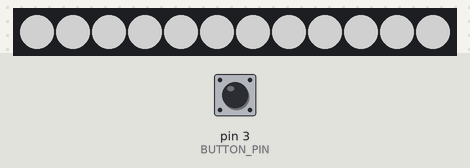
The sketch below on a simulated Arduino Uno, built with avr-gcc and run on an emulated ATmega328P. Parts: 12 RGB LEDs in strip order, left to right. Inputs (shaded band) come from the test bench; at power-on: pin 3 (BUTTON_PIN) HIGH. Dim RGB values are drawn brighter than linear; EEPROM starts erased.

Above: at 1.2 s.
1.3 s: pin 3 (BUTTON_PIN) pulled LOW for 0.15 s
5.0 s: pin 3 (BUTTON_PIN) pulled LOW for 1 s
At 11.3 s:
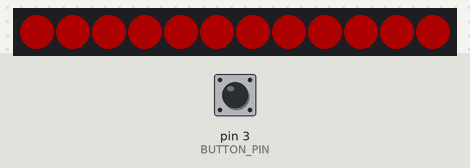
At 11.91 s:
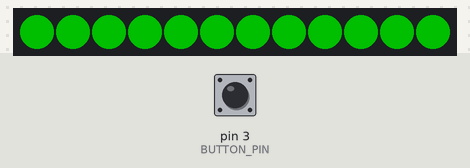
Timing chart, 0 to 12.6 s (numbered marks = the images above; inputs shaded):
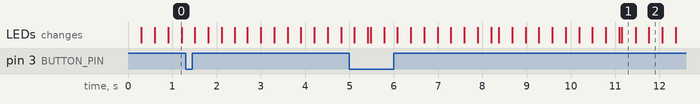

The sketch:

SantaClausNeoPixel.ino
```cpp
// A basic everyday NeoPixel strip test program.

// NEOPIXEL BEST PRACTICES for most reliable operation:
// - Add 1000 uF CAPACITOR between NeoPixel strip's + and - connections.
// - MINIMIZE WIRING LENGTH between microcontroller board and first pixel.
// - NeoPixel strip's DATA-IN should pass through a 300-500 OHM RESISTOR.
// - AVOID connecting NeoPixels on a LIVE CIRCUIT. If you must, ALWAYS
//   connect GROUND (-) first, then +, then data.
// - When using a 3.3V microcontroller with a 5V-powered NeoPixel strip,
//   a LOGIC-LEVEL CONVERTER on the data line is STRONGLY RECOMMENDED.
// (Skipping these may work OK on your workbench but can fail in the field)
#include <EEPROM.h>
#include <Adafruit_NeoPixel.h>
#ifdef __AVR__
 #include <avr/power.h> // Required for 16 MHz Adafruit Trinket
#endif

// Which pin on the Arduino is connected to the NeoPixels?
// On a Trinket or Gemma we suggest changing this to 1:
#define LED_PIN    6
#define BUTTON_PIN 3

// How many NeoPixels are attached to the Arduino?
#define LED_COUNT 12

#define EEP_ADDR  0

// Declare our NeoPixel strip object:
Adafruit_NeoPixel strip(LED_COUNT, LED_PIN, NEO_GRB + NEO_KHZ800);
// Argument 1 = Number of pixels in NeoPixel strip
// Argument 2 = Arduino pin number (most are valid)
// Argument 3 = Pixel type flags, add together as needed:
//   NEO_KHZ800  800 KHz bitstream (most NeoPixel products w/WS2812 LEDs)
//   NEO_KHZ400  400 KHz (classic 'v1' (not v2) FLORA pixels, WS2811 drivers)
//   NEO_GRB     Pixels are wired for GRB bitstream (most NeoPixel products)
//   NEO_RGB     Pixels are wired for RGB bitstream (v1 FLORA pixels, not v2)
//   NEO_RGBW    Pixels are wired for RGBW bitstream (NeoPixel RGBW products)

float MaximumBrightness = 255;
float MinimumBrightness = 50;
float NumberOfSteps = MaximumBrightness - MinimumBrightness;
float BreathTime = 5000;  //msec
float StepSize = 1;

bool ButtonPressed = false;
int ProgramState = 0;


// setup() function -- runs once at startup --------------------------------
void setup()
{
  // These lines are specifically to support the Adafruit Trinket 5V 16 MHz.
  // Any other board, you can remove this part (but no harm leaving it):
#if defined(__AVR_ATtiny85__) && (F_CPU == 16000000)
  clock_prescale_set(clock_div_1);
#endif
  // END of Trinket-specific code.

  strip.begin();           // INITIALIZE NeoPixel strip object (REQUIRED)
  strip.show();            // Turn OFF all pixels ASAP
  strip.setBrightness(MaximumBrightness); // Set BRIGHTNESS (max = 255)

  // initialize the button pin as a input:
  pinMode(BUTTON_PIN, INPUT_PULLUP);
  EIFR |= (1 << INTF1);   // Clearing interrupt caused by INPUT_PULLUP on a nano
  attachInterrupt(digitalPinToInterrupt(BUTTON_PIN), buttonInterrupt, RISING);

  ProgramState = EEPROM.read(EEP_ADDR);
}

void loop()
{
  if(ButtonPressed)
  {
    delay(200);
    ProgramState++;

    if(ProgramState > 15)
      ProgramState = 0;

    EEPROM.update(EEP_ADDR, ProgramState);
    ButtonPressed = false;
  }

  switch(ProgramState)
  {
    case 0:
    {
        breath(255, 255, 255);  //White
    }
    break;

    case 1:
    {
        breath(255, 0, 0);    //Red
    }
    break;

    case 2:
    {
        breath(0, 255, 0);    //Green
    }
    break;

    case 3:
    {
        breath(0, 0, 255);    //Blue
    }
    break;

    case 4:
    {
        breath(255, 255, 0);    //Yellow
    }
    break;

    case 5:
    {
        breath(255, 0, 255);    //Purple
    }
    break;

    case 6:
    {
        breath(0, 255, 255);    //Light Blue
    }
    break;

    case 7:
    {
      setColor(255, 255, 255); // White
    }
    break;

    case 8:
    {
      setColor(255, 0, 0); // Red
    }
    break;

    case 9:
    {
      setColor(0, 255, 0); // Green
    }
    break;

    case 10:
    {
      setColor(0, 0, 255); // Blue
    }
    break;

    case 11:
    {
        setColor(255, 255, 0);    //Yellow
    }
    break;

    case 12:
    {
       setColor(255, 0, 255);    //Purple
    }
    break;

    case 13:
    {
        setColor(0, 255, 255);    //Light Blue
    }
    break;

    case 14:
    {
      rainbow(250, false);
    }
    break;

    case 15:
    {
      rainbow(10, true);
    }
    break;

    default:
    {
      ProgramState = 0;
    }
  }
}

void breath(int r, int g, int b)
{
  //Fade in
  for(int i = MinimumBrightness; i < MaximumBrightness; i+=StepSize)
  {
    strip.setBrightness(i);

    for (int ledNumber=0; ledNumber<strip.numPixels(); ledNumber++)
      strip.setPixelColor(ledNumber, r, g, b);

    strip.show();
    //Wait a bit before continuing to breathe
    delay((BreathTime/2)/(NumberOfSteps/StepSize));
  }

  delay(100);

  //Fade out
  for(int i = MaximumBrightness; i > MinimumBrightness; i-=StepSize)
  {
    strip.setBrightness(i);

    for (int ledNumber=0; ledNumber<strip.numPixels(); ledNumber++)
      strip.setPixelColor(ledNumber, r, g, b);

    strip.show();
    //Wait a bit before continuing to breathe
    delay((BreathTime/2)/(NumberOfSteps/StepSize));
  }
}


void setColor(int r, int g, int b)
{
  strip.setBrightness(MaximumBrightness);

  for (int ledNumber=0; ledNumber<strip.numPixels(); ledNumber++)
    strip.setPixelColor(ledNumber, r, g, b);

  strip.show();
  delay(1000);
}


// Rainbow cycle along whole strip. Pass delay time (in ms) between frames.
void rainbow(int wait, bool theatre)
{
  // Hue of first pixel runs 3 complete loops through the color wheel.
  // Color wheel has a range of 65536 but it's OK if we roll over, so
  // just count from 0 to 3*65536. Adding 256 to firstPixelHue each time
  // means we'll make 3*65536/256 = 768 passes through this outer loop:
  for(long firstPixelHue = 0; firstPixelHue < 3*65536; firstPixelHue += 256)
  {
    for(int i=0; i<strip.numPixels(); i++)
    {
      int pixelHue;
      // For each pixel in strip...
      // Offset pixel hue by an amount to make one full revolution of the
      // color wheel (range of 65536) along the length of the strip
      // (strip.numPixels() steps):
      if(theatre)
        pixelHue = firstPixelHue + (i * 65536L / strip.numPixels());
      else
        pixelHue = firstPixelHue;
      // strip.ColorHSV() can take 1 or 3 arguments: a hue (0 to 65535) or
      // optionally add saturation and value (brightness) (each 0 to 255).
      // Here we're using just the single-argument hue variant. The result
      // is passed through strip.gamma32() to provide 'truer' colors
      // before assigning to each pixel:
      strip.setPixelColor(i, strip.gamma32(strip.ColorHSV(pixelHue)));
    }
    strip.show(); // Update strip with new contents
    delay(wait);  // Pause for a moment

    if(ButtonPressed)
      return;
  }
}


void buttonInterrupt()
{
  ButtonPressed = true;
}
```
